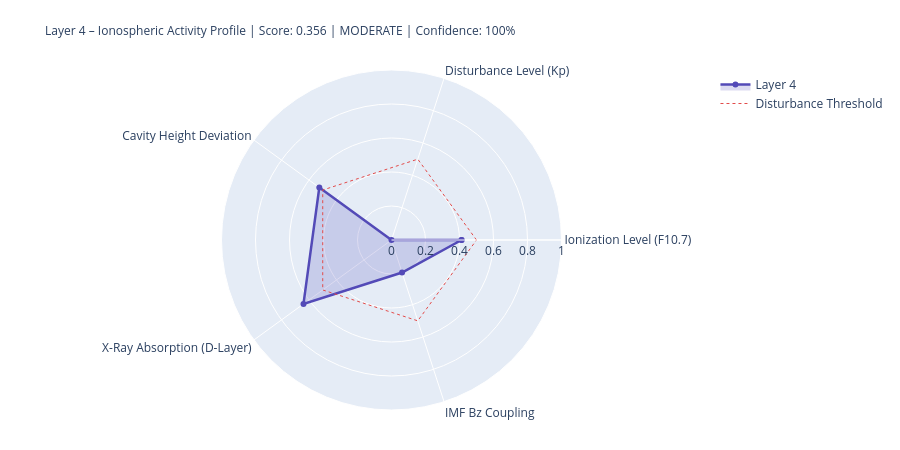

Here is the notebook cell this chart was saved with:
### Markdown cell above
---
## 4. State Assessment & Handoff to Layer 5

### Code cell
# ============================================================
# LAYER-4-SCORE
# ============================================================

COMPONENTS = {
    'Ionization Level (F10.7)':    {'score': ioniz,       'source': 'primary' if f107_now else 'from_layer0', 'dynamic': True},
    'Disturbance Level (Kp)':          {'score': disturb,     'source': 'primary' if kp_now   else 'from_layer0', 'dynamic': True},
    'Cavity Height Deviation':    {'score': h_dev,       'source': 'derived',                                'dynamic': True},
    'X-Ray Absorption (D-Layer)':{'score': xray_ioniz,  'source': 'primary' if xray_now else 'missing',     'dynamic': True},
    'IMF Bz Coupling':             {'score': bz_coupling, 'source': 'primary' if bz_now   else 'from_layer0', 'dynamic': True},
}

available    = {k: v['score'] for k, v in COMPONENTS.items() if v['score'] is not None}
unavailable  = [k for k, v in COMPONENTS.items() if v['score'] is None]
layer4_score = round(sum(available.values()) / len(available), 4) if available else None
confidence   = round(len(available) / len(COMPONENTS), 2)
level = ('unknown' if layer4_score is None
         else 'quiet'   if layer4_score < 0.3
         else 'moderate' if layer4_score < 0.6
         else 'active')
dominant_l4 = max(available, key=available.get) if available else 'none'

# Resonance delta for Schumann SR-1
sr1_ref = schumann_freq(1, 80.0)
sr1_now = schumann_freq(1, h_eff)
sr1_delta_mhz = (sr1_now - sr1_ref) * 1000

# Propagation conditions
prop_cond = ('disturbed'   if kp_val > 4
             else 'unsettled' if kp_val > 2
             else 'normal')
if xray_class in ['X', 'M']:
    prop_cond = 'Radio-Blackout moeglich'

W = 68
print('=' * W)
print('LAYER 4 – IONOSPHERE – STATE ASSESSMENT')
print('=' * W)
for name, comp in COMPONENTS.items():
    s = comp['score']
    if s is not None:
        bar = '█' * int(s * 20) + '░' * (20 - int(s * 20))
        print(f'  {name:<36} {bar}  {s:.3f}  [{comp["source"]}]')
    else:
        print(f'  {name:<36} {"─" * 20}  n/a   [missing]')
print('-' * W)
print(f'  Score:          {layer4_score:.3f}  ({len(available)}/{len(COMPONENTS)} components)')
print(f'  Confidence:     {confidence:.0%}')
print(f'  Level:          {level.upper()}')
print(f'  Dominant:       {dominant_l4}')
print(f'  Cavity height:  {h_eff:.1f} km  (Ref: 80.0 km)')
print(f'  SR-1:           {sr1_now:.3f} Hz  (Δ {sr1_delta_mhz:+.1f} mHz vs. ref)')
print(f'  Propagation:    {prop_cond}')
print(f'  X-Ray:          {xray_class}-class  ({xray_now:.2e} W/m²)' if xray_now else '  X-Ray:          n/a')
print('=' * W)

# Radar
cats   = list(available.keys())
vals_r = list(available.values())
if len(cats) >= 3:
    fig = go.Figure()
    fig.add_trace(go.Scatterpolar(
        r=vals_r + [vals_r[0]], theta=cats + [cats[0]],
        fill='toself', fillcolor='rgba(83,74,183,0.20)',
        line=dict(color='#534AB7', width=2.5), name='Layer 4'
    ))
    fig.add_trace(go.Scatterpolar(
        r=[0.5] * (len(cats)+1), theta=cats + [cats[0]],
        line=dict(color='#E24B4A', dash='dot', width=1),
        mode='lines', name='Disturbance Threshold'
    ))
    fig.update_layout(
        title=dict(
            text=f'Layer 4 – Ionospheric Activity Profile | Score: {layer4_score:.3f} | {level.upper()} | Confidence: {confidence:.0%}',
            font=dict(size=12)
        ),
        polar=dict(radialaxis=dict(visible=True, range=[0, 1])),
        height=450, showlegend=True,
        margin=dict(l=80, r=80, t=70, b=40)
    )
    fig.show()

### Figure 1 — Plotly figure (JSON) as saved in the notebook; plotly's stock layout.template omitted (floating-point values rounded to 4 significant figures)
{"data": [{"fill": "toself", "fillcolor": "rgba(83,74,183,0.20)", "line": {"color": "#534AB7", "width": 2.5}, "name": "Layer 4", "r": [0.412, 0.0, 0.525, 0.64, 0.201, 0.412], "theta": ["Ionization Level (F10.7)", "Disturbance Level (Kp)", "Cavity Height Deviation", "X-Ray Absorption (D-Layer)", "IMF Bz Coupling", "Ionization Level (F10.7)"], "type": "scatterpolar"}, {"line": {"color": "#E24B4A", "dash": "dot", "width": 1}, "mode": "lines", "name": "Disturbance Threshold", "r": [0.5, 0.5, 0.5, 0.5, 0.5, 0.5], "theta": ["Ionization Level (F10.7)", "Disturbance Level (Kp)", "Cavity Height Deviation", "X-Ray Absorption (D-Layer)", "IMF Bz Coupling", "Ionization Level (F10.7)"], "type": "scatterpolar"}], "layout": {"height": 450, "margin": {"b": 40, "l": 80, "r": 80, "t": 70}, "polar": {"radialaxis": {"range": [0, 1], "visible": true}}, "showlegend": true, "title": {"font": {"size": 12}, "text": "Layer 4 – Ionospheric Activity Profile | Score: 0.356 | MODERATE | Confidence: 100%"}}}
